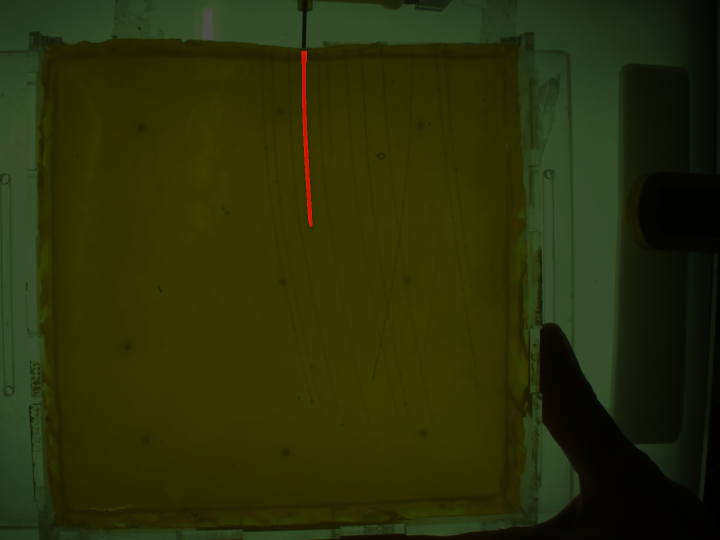
#> input picture needle_masks_new_ol/2022-11-18_17-29-11_left_64.png, 1440 x 1080 px, found by its file name (shown at 1/2 size)
$ python test.py
#> lines starting #> are read from the running program, lines starting #| are printed output that depends on the picture; after the words box and inside, x2 and y2 are one past the last pixel; in counts of white or black regions, pixels touching at a corner belong together; pictures that were not available may be replaced by others from this repository, and a replacement may not be noted
import cv2
import numpy as np
import matplotlib.pyplot as plt
import os
import glob
import random


def get_homography(pts1, pts2):
    """Estimate the affine transformation between two lists of matching
    keypoint coordinates.

    Args:
    - pts1: List of (x, y) coordinates.
    - pts2: List of (x, y) coordinates.

    Returns:
    - t: 3x3 array representing the projective transformation matrix that
          maps `pts1` to `pts2`.
    """
    assert len(pts1) == len(pts2), \
        "`pts1` and `pts2` must have equal length."

    # construct A matrix
    A = np.zeros([len(pts1)*2, 9])
    r = 0
    for i in range(len(pts1)):
        A[r, :] = [pts1[i][0], pts1[i][1], 1, 0, 0, 0, -pts2[i]
                   [0]*pts1[i][0], -pts2[i][0]*pts1[i][1], -pts2[i][0]]
        A[r+1, :] = [0, 0, 0, pts1[i][0], pts1[i][1], 1, -pts2[i]
                     [1]*pts1[i][0], -pts2[i][1]*pts1[i][1], -pts2[i][1]]
        r = r + 2

    # find smallest eigen-vector of A.T @ A
    u, s, vh = np.linalg.svd(A)

    # reconstruct t
    t = np.reshape(vh[-1], (3, 3))
    t = t / t[-1][-1]

    return t


def estimate_transformation_ransac(kps1, kps2, matches, transform_func,
                                   n_samples, n_trials, inlier_thresh):
    """Estimate the transformation between two matching lists of keypoints
    using RANSAC.

    Args:
    - kps1: A list of `cv2.KeyPoint` objects.
    - kps2: A list of `cv2.KeyPoint` objects.
    - matches: A list of `cv2.DMatch` objects representing the matches
          between `kps1` and `kps2`.
    - transform_func: Function used to estimate the transformation given
          matching points.
    - n_samples: The number of samples in each RANSAC trial.
    - n_trials: The total number of RANSAC trials.
    - inlier_thresh: The threshold used to determine whether a match is an
          inlier or not.

    Returns:
    - transform: The 3x3 transformation matrix that maps kps1 to kps2.
    - mask: A list of Boolean values representing whether the corresponding
          match is an inlier or not.
    """

    # change kps1 and kps2 to numpy array
    kp1 = np.array([kps1[match.queryIdx].pt for match in matches])
    kp2 = np.array([kps2[match.trainIdx].pt for match in matches])

    # add one column for homogeneous transformation
    kp1_ht = np.append(kp1, np.ones((kp1.shape[0], 1)), axis=1)

    inlier_max = 0

    for nt in range(n_trials):

        # sample matches
        sp_matches = random.sample(range(len(matches)), n_samples)
        sp_kp1 = [kp1[sp_match, :] for sp_match in sp_matches]
        sp_kp2 = [kp2[sp_match, :] for sp_match in sp_matches]

        # find transformation
        sp_transform = transform_func(sp_kp1, sp_kp2)

        # find inlier and outlier
        kp2_tf = kp1_ht @ sp_transform.T
        kp2_tf = kp2_tf[:, :2] / kp2_tf[:, 2:]
        error = np.linalg.norm(kp2 - kp2_tf, axis=1)
        sp_mask = error < inlier_thresh

        # update best
        if inlier_max < sum(sp_mask):
            inlier_max = sum(sp_mask)
            transform = sp_transform
            mask = sp_mask

    return transform, mask


path = 'needle_images_new/'
output_path = 'needle_masks_new/'

bb_dict = {'needle_images_new/ref_2022-11-18_17-29-11_left_0.png': [550,  90,  750, 800],
           'needle_images_new/ref_2022-11-18_17-29-11_right_0.png': [750,  70,  950, 800],
           'needle_images_new/ref_2022-11-21_21-14-25_left_0.png': [720, 130,  920, 850],
           'needle_images_new/ref_2022-11-21_21-14-25_right_0.png': [900, 100, 1100, 850],
           'needle_images_new/ref_2022-11-23_18-42-03_left_0.png': [700, 120,  900, 850],
           'needle_images_new/ref_2022-11-23_18-42-03_right_0.png': [900,  90, 1100, 900],
           'needle_images_new/ref_2022-11-23_19-07-54_left_0.png': [650, 120,  850, 800],
           'needle_images_new/ref_2022-11-23_19-07-54_right_0.png': [850,  90, 1100, 900]}


filename_full = 'needle_images_new/2022-11-18_17-29-11_left_64.png'
filename = filename_full.split('/')[1]

ref_filename_full = path + 'ref_'
for tmp in filename.split('_')[:-1]:
    ref_filename_full = ref_filename_full + tmp + '_'
ref_filename_full = ref_filename_full + '0.png'

# read image
img = cv2.imread(filename_full)
#> img is the input picture: shape (1080, 1440, 3); mean B, G, R 8.5, 46.4, 42
ref = cv2.imread(ref_filename_full)
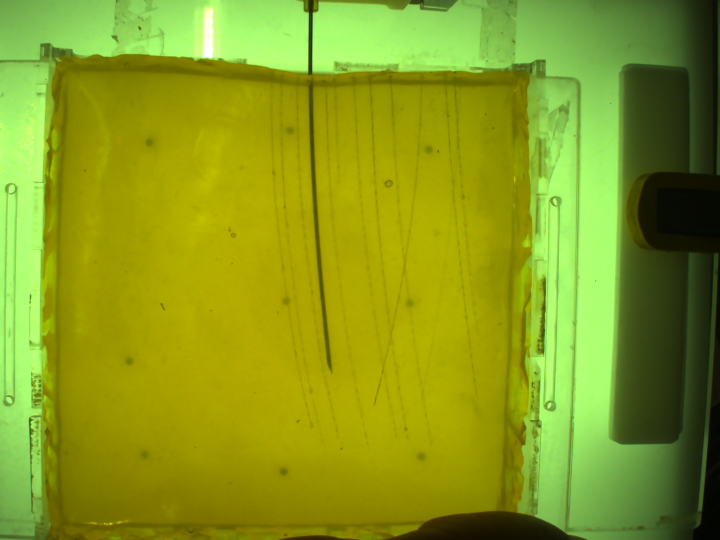
#> input picture needle_images_new/2022-11-18_17-29-11_left_111.png, 1440 x 1080 px, given in place of ref_2022-11-18_17-29-11_left_0.png, which was not available (shown at 1/2 size)
#> ref is the input picture: shape (1080, 1440, 3); mean B, G, R 27.6, 155.4, 136.2


# Initiate ORB detector
orb = cv2.ORB_create()

# find the keypoints with ORB
kp1 = orb.detect(ref, None)
#> kp1 = 500 keypoints; strongest (x, y, size): (59, 838, 44.6), (62, 840, 53.6), (612, 137, 92.6), (64, 839, 31)
kp2 = orb.detect(img, None)
#> kp2 = 104 keypoints; strongest (x, y, size): (610, 105, 77.1), (611, 102, 44.6), (610, 104, 64.3), (605, 105, 77.1)

# compute the descriptors with ORB
kps1, des1 = orb.compute(ref, kp1)
#> kps1 has the same summary as kp1
kps2, des2 = orb.compute(img, kp2)
#> kps2 has the same summary as kp2

bf = cv2.BFMatcher(cv2.NORM_HAMMING, crossCheck=True)
matches = bf.match(des1, des2)
#> matches = 52 matches
matches = sorted(matches, key=lambda x: x.distance)

match_img = cv2.drawMatches(ref, kps1, img, kps2, matches[:50], None,
                            matchColor=(0, 255, 0), singlePointColor=(0, 255, 0))
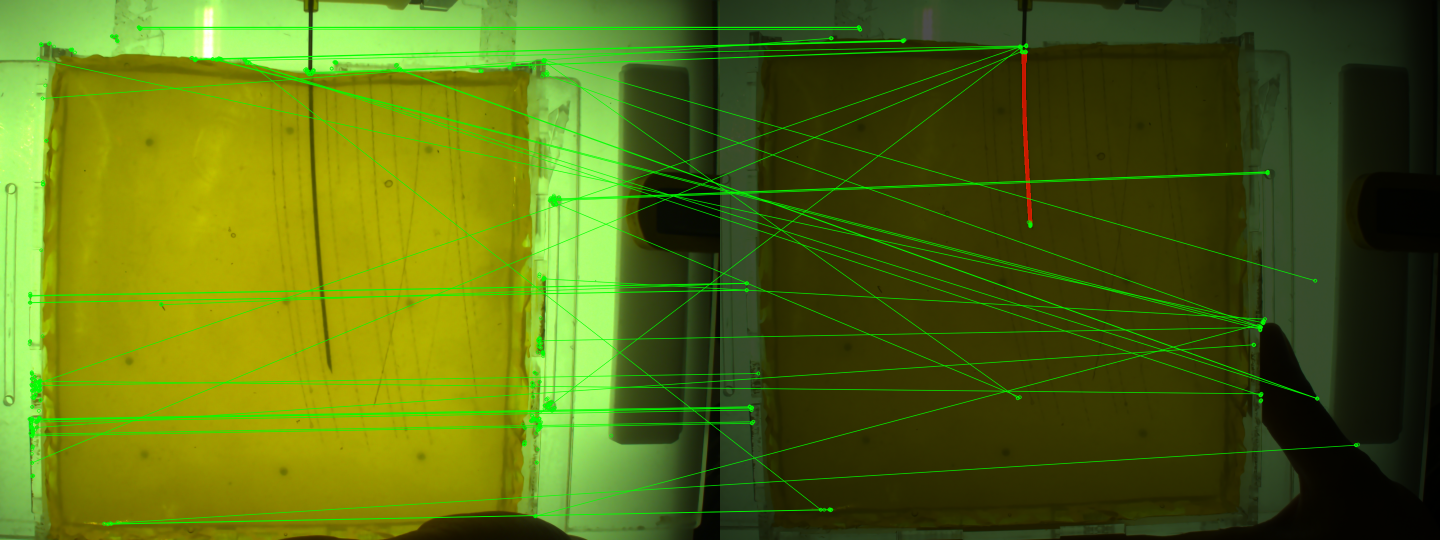
#> match_img: shape (1080, 2880, 3) (shown at 1/2 size); mean B, G, R 17.3, 105.4, 85.9

transform, mask = estimate_transformation_ransac(kps1, kps2, matches,
                                                 transform_func=get_homography,
                                                 n_samples=5,
                                                 n_trials=100,
                                                 inlier_thresh=5)
#> in estimate_transformation_ransac, `kp1 = np.array([kps1[match.queryIdx].pt for match in matches])`: kp1 = 52 pairs, first value 58.8 to 1111.1, second value 54 to 1048
#> in estimate_transformation_ransac, `kp2 = np.array([kps2[match.trainIdx].pt for match in matches])`: kp2 = 52 pairs, first value 52.8 to 1271.8, second value 54 to 1019
#> in estimate_transformation_ransac, `kp1_ht = np.append(kp1, np.ones((kp1.shape[0], 1)), axis=1)`: kp1_ht = 52 rows, first 8: [62.4, 843.6, 1], [65, 868, 1], [60, 605, 1], [79.49, 770.7, 1], [277, 54, 1], [63.6, 838.8, 1], [1106, 399, 1], [60, 604.8, 1]
#> the loop in estimate_transformation_ransac, `for nt in range(n_trials):` made 100 passes
#> (sp_matches, inlier_max) on passes 1, 4, 14, 21: ([24, 48, 26, 2, 16], 4), ([8, 18, 48, 6, 39], 7), ([4, 12, 36, 14, 15], 10), ([36, 15, 18, 11, 12], 15)
#> inlier_max on pass 63: 18
#> after the loop in estimate_transformation_ransac, `for nt in range(n_trials):`: inlier_max = 18
#> transform = [[1.54, 0.0172, -50.44], [-0.0786, 0.881, 48.01], [0.00135, -0.000145, 1]]

warped_ref = cv2.warpPerspective(
    ref, transform, (img.shape[1], img.shape[0]))
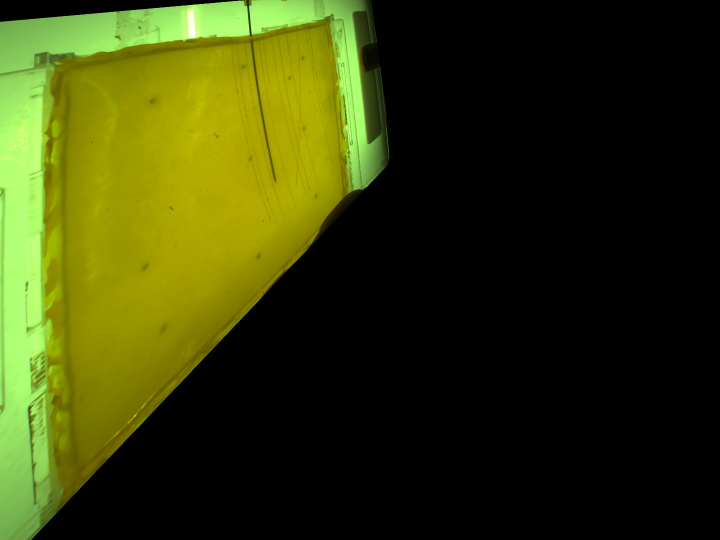
#> warped_ref: shape (1080, 1440, 3) (shown at 1/2 size); mean B, G, R 9.6, 58.9, 52.5

img_diff = np.abs(cv2.cvtColor(img, cv2.COLOR_BGR2GRAY) -
                  cv2.cvtColor(warped_ref, cv2.COLOR_BGR2GRAY))
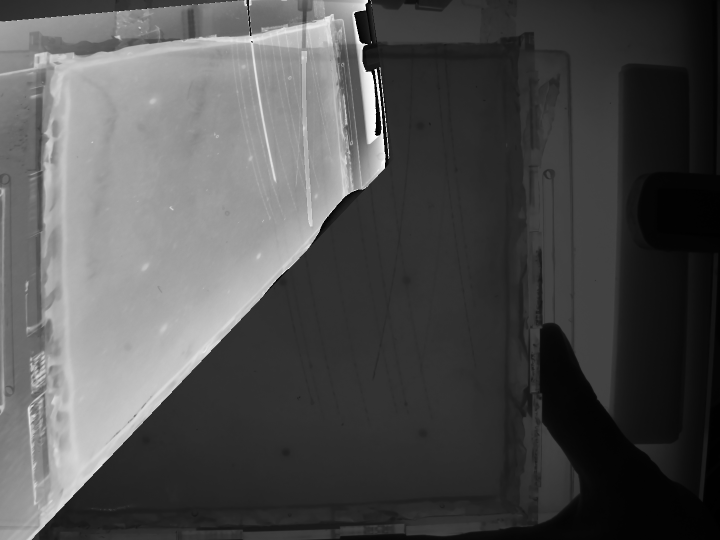
#> img_diff: shape (1080, 1440) (shown at 1/2 size); min 0, max 255, mean 79.4

bb = np.array(bb_dict[ref_filename_full])
bb = np.concatenate((bb.reshape((2, 2)).T, [[1, 1]]))
bb_ = transform @ bb
#> bb_ = [[800.8, 1122], [84.02, 693.5], [1.73, 1.9]]
bb_ = np.round(bb_[0:2, :] / bb_[2, :]).astype(int)
#> bb_ = [[463, 592], [49, 366]]
# bb_tranform = [ bb_list[idx,:2]@transform.T, bb_list[idx,2:]@transform.T ]
# print([bb_list[idx,:2], 1]@transform.T)

mask = np.zeros(img_diff.shape)
mask[bb_[1, 0]:bb_[1, 1], bb_[0, 0]:bb_[0, 1]
     ] = img_diff[bb_[1, 0]:bb_[1, 1], bb_[0, 0]:bb_[0, 1]]

mask[np.bitwise_or(mask > 200, mask < 50)] = 0
mask[mask != 0] = 1
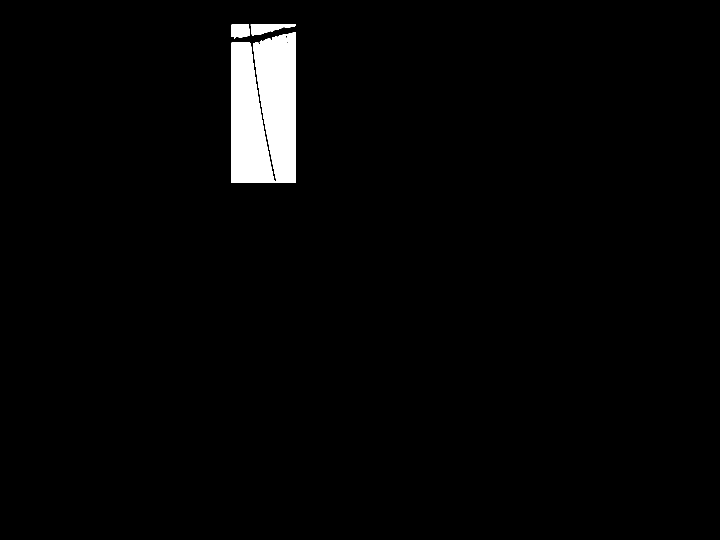
#> mask: shape (1080, 1440) float64 (shown at 1/2 size); values 0 (black) and 1 (white), 2.4% white; 3 white regions, box (x1, y1, x2, y2) and area: (463, 64, 592, 366) 36031, (501, 49, 592, 71) 1120, (463, 49, 500, 77) 901

kernel_open = np.ones((3, 3), np.uint8)
mask = cv2.morphologyEx(mask, cv2.MORPH_OPEN, kernel_open, iterations=2)
#> mask: shape (1080, 1440) float64; values 0 (black) and 1 (white), 2.4% white; 4 white regions, box (x1, y1, x2, y2) and area: (506, 65, 592, 366) 19090, (463, 85, 550, 366) 16910, (502, 49, 586, 70) 1077, (463, 49, 499, 75) 884

kernel_close = np.ones((10, 3), np.uint8)
mask = cv2.morphologyEx(mask, cv2.MORPH_CLOSE, kernel_close, iterations=2)
#> mask: shape (1080, 1440) float64; values 0 (black) and 1 (white), 2.6% white; 1 white region, box (x1, y1, x2, y2) and area: (463, 51, 592, 368) 40797

# plot
img_needle = np.zeros(img.shape, dtype=int)
img_needle[:, :, 2] = mask * 255
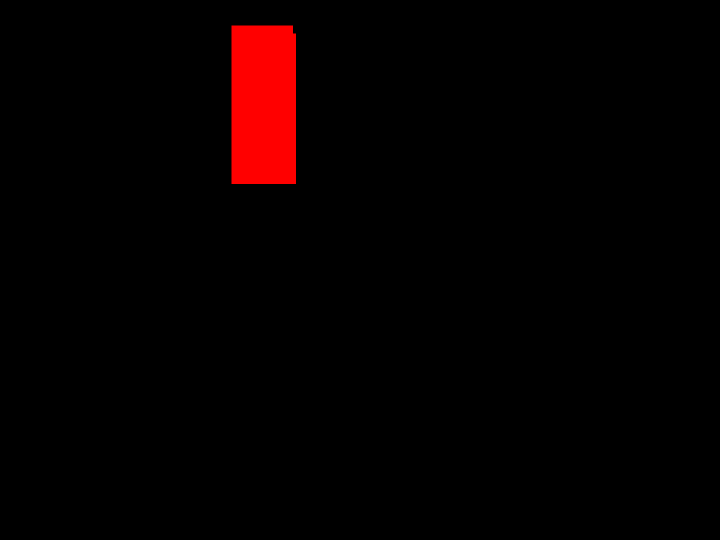
#> img_needle: shape (1080, 1440, 3) int64 (shown at 1/2 size); mean of channels 0, 1, 2 0, 0, 6.7; drawn as B, G, R
overlayed_img = 0.3 * img + 0.7 * img_needle
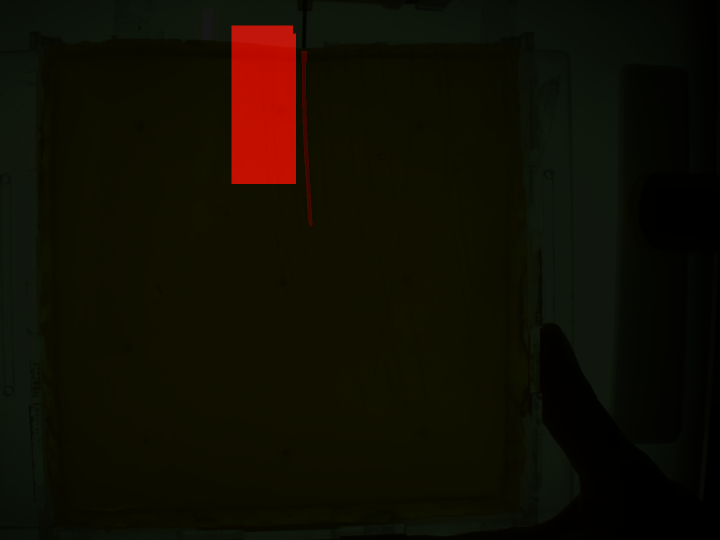
#> overlayed_img: shape (1080, 1440, 3) float64 (shown at 1/2 size); mean B, G, R 2.5, 13.9, 17.3
overlayed_img = overlayed_img.astype(np.uint8)

# save img
plt.imshow(cv2.cvtColor(overlayed_img, cv2.COLOR_BGR2RGB))
plt.show()
